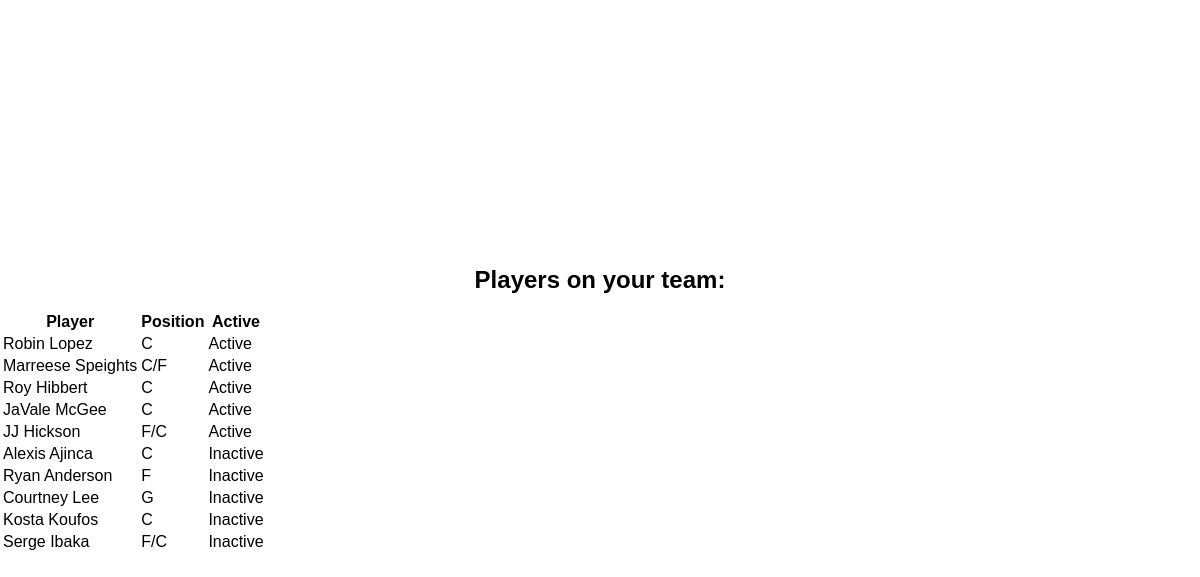
/team/33333333/1038, run on the app's committed database.
### tables this page shows
CREATE TABLE PlayerAthlete (
    LID INTEGER,
    PID INTEGER,
    teamID INTEGER, active INTEGER DEFAULT 0,
    PRIMARY KEY (LID, PID),
    FOREIGN KEY (LID) REFERENCES PlayerLeague(LID),
    FOREIGN KEY (PID) REFERENCES NBAPlayer(PID),
    FOREIGN KEY (teamID) REFERENCES PlayerTeam(teamID)
);

CREATE TABLE NBAPlayer (
    PID INTEGER PRIMARY KEY,
    TID INTEGER,
    playerName TEXT,
    prevPlayerScore REAL,
    position TEXT,
    FOREIGN KEY (TID) REFERENCES NBATeam(TID)
);

### app.py (the view)
@app.route('/team/<int:league_id>/<int:team_id>')
def view_team(league_id, team_id):
    conn = sqlite3.connect(DB_FILE)
    cursor = conn.cursor()
    user_id = session.get("user_id")
    cursor.execute("SELECT teamID FROM PlayerTeam WHERE LID = ? AND accountID = ?", (league_id, user_id))
    my_team = cursor.fetchone()
    is_owner = my_team is not None and my_team[0] == team_id
    query = """SELECT nba.playerName, nba.position, nba.PID, pa.active
            FROM NBAPlayer nba
            JOIN PlayerAthlete pa ON nba.PID = pa.PID
            WHERE pa.teamID = ? AND pa.LID = ?"""
    cursor.execute(query, (team_id, league_id))
    players_data = cursor.fetchall()
    players = []
    for player in players_data:
        players.append({
            'playerName': player[0],
            'position': player[1],
            'PID': player[2],
            'active': player[3]
        })
    conn.close()
    return render_template("team.html", players=players, league_id=league_id, team_id=team_id, is_owner=is_owner)

### templates/team.html (shortened to what this page needs)
<!DOCTYPE html>
<html lang="en">
<head>
    <link rel="stylesheet" href="{{ url_for('static', filename='style.css') }}">
</head>
<body>
    <div class="league-container">
        <h2>Players on your team:</h2>
            <table>
                <thead>
                    <tr>
                        <th>Player</th>
                        <th>Position</th>
                        <th>Active</th>
                    </tr>
                </thead>
                <tbody>
                    {% for player in players %}
                    <tr>
                        <td>{{ player.playerName }}</td>
                        <td>{{ player.position }}</td>
                        <td>
                            {% if is_owner %}
                            <input type="checkbox" name="active_pid" value="{{ player.PID }}"
                                {% if player.active %}checked{% endif %}>
                            {% else %}
                            {{ 'Active' if player.active else 'Inactive' }}
                            {% endif %}
                        </td>
                    </tr>
                    {% endfor %}
                </tbody>
            </table>
    </div>
</body>
</html>

### static/style.css (style rules this page uses)
body { font-family: sans-serif; display: flex; align-items: center; justify-content: center; min-height: 100vh; margin: 0; }
h2 { text-align: center; margin-bottom: 2vh; }
.league-container { padding-top: 2rem; padding-bottom: 2rem; width: 100%; max-width: 1200px; margin: 0 auto; }

### data on the page
PlayerAthlete: playerName "Robin Lopez", position "C", active "Active"
PlayerAthlete: playerName "Marreese Speights", position "C/F", active "Active"
PlayerAthlete: playerName "Roy Hibbert", position "C", active "Active"
PlayerAthlete: playerName "JaVale McGee", position "C", active "Active"
PlayerAthlete: playerName "JJ Hickson", position "F/C", active "Active"
PlayerAthlete: playerName "Alexis Ajinca", position "C", active "Inactive"
PlayerAthlete: playerName "Ryan Anderson", position "F", active "Inactive"
PlayerAthlete: playerName "Courtney Lee", position "G", active "Inactive"
PlayerAthlete: playerName "Kosta Koufos", position "C", active "Inactive"
PlayerAthlete: playerName "Serge Ibaka", position "F/C", active "Inactive"
